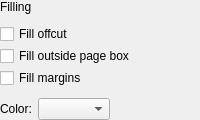
                 <widget class="QWidget" name="fillingOptions" native="true">
                  <layout class="QVBoxLayout" name="verticalLayout_18">
                   <property name="leftMargin">
                    <number>0</number>
                   </property>
                   <property name="topMargin">
                    <number>0</number>
                   </property>
                   <property name="rightMargin">
                    <number>0</number>
                   </property>
                   <property name="bottomMargin">
                    <number>0</number>
                   </property>
                   <item>
                    <widget class="SectionHeading" name="fillingOptionsHeading">
                     <property name="text">
                      <string>Filling</string>
                     </property>
                    </widget>
                   </item>
                   <item>
                    <layout class="QVBoxLayout" name="fillingAreasLayout">
                     <property name="spacing">
                      <number>2</number>
                     </property>
                     <property name="topMargin">
                      <number>4</number>
                     </property>
                     <property name="bottomMargin">
                      <number>4</number>
                     </property>
                     <item>
                      <widget class="QCheckBox" name="fillOffcutCB">
                       <property name="toolTip">
                        <string>Fills what was cut off in Import or by the split line in Split Pages, such as part of the facing page, with the filling color. Otherwise it stays visible where the page reaches into it.</string>
                       </property>
                       <property name="text">
                        <string>Fill offcut</string>
                       </property>
                      </widget>
                     </item>
                     <item>
                      <widget class="QCheckBox" name="fillOutsidePageBoxCB">
                       <property name="toolTip">
                        <string>Fill the full output page rectangle with the background color outside the page content, instead of following offcut geometry.</string>
                       </property>
                       <property name="text">
                        <string>Fill outside page box</string>
                       </property>
                      </widget>
                     </item>
                     <item>
                      <widget class="QCheckBox" name="fillMarginsCB">
                       <property name="toolTip">
                        <string>Fills the margins, everything outside the content box, with the filling color, so dirt and edges there disappear.</string>
                       </property>
                       <property name="text">
                        <string>Fill margins</string>
                       </property>
                      </widget>
                     </item>
                    </layout>
                   </item>
                   <item>
                    <layout class="QHBoxLayout" name="horizontalLayout_23">
                     <item>
                      <widget class="QLabel" name="fillingColorLabel">
                       <property name="buddy">
                        <cstring>fillingColorBox</cstring>
                       </property>
                       <property name="toolTip">
                        <string>The color of the filled areas: the background color found on the page, white or black. In mixed mode, &quot;Background&quot; gives white.</string>
                       </property>
                       <property name="text">
                        <string>Color:</string>
                       </property>
                      </widget>
                     </item>
                     <item>
                      <widget class="QComboBox" name="fillingColorBox">
                       <property name="toolTip">
                        <string>The color of the filled areas: the background color found on the page, white or black. In mixed mode, &quot;Background&quot; gives white.</string>
                       </property>
                      </widget>
                     </item>
                     <item>
                      <spacer name="horizontalSpacer_44">
                       <property name="orientation">
                        <enum>Qt::Horizontal</enum>
                       </property>
                       <property name="sizeHint" stdset="0">
                        <size>
                         <width>1</width>
                         <height>1</height>
                        </size>
                       </property>
                      </spacer>
                     </item>
                    </layout>
                   </item>
                  </layout>
                 </widget>
